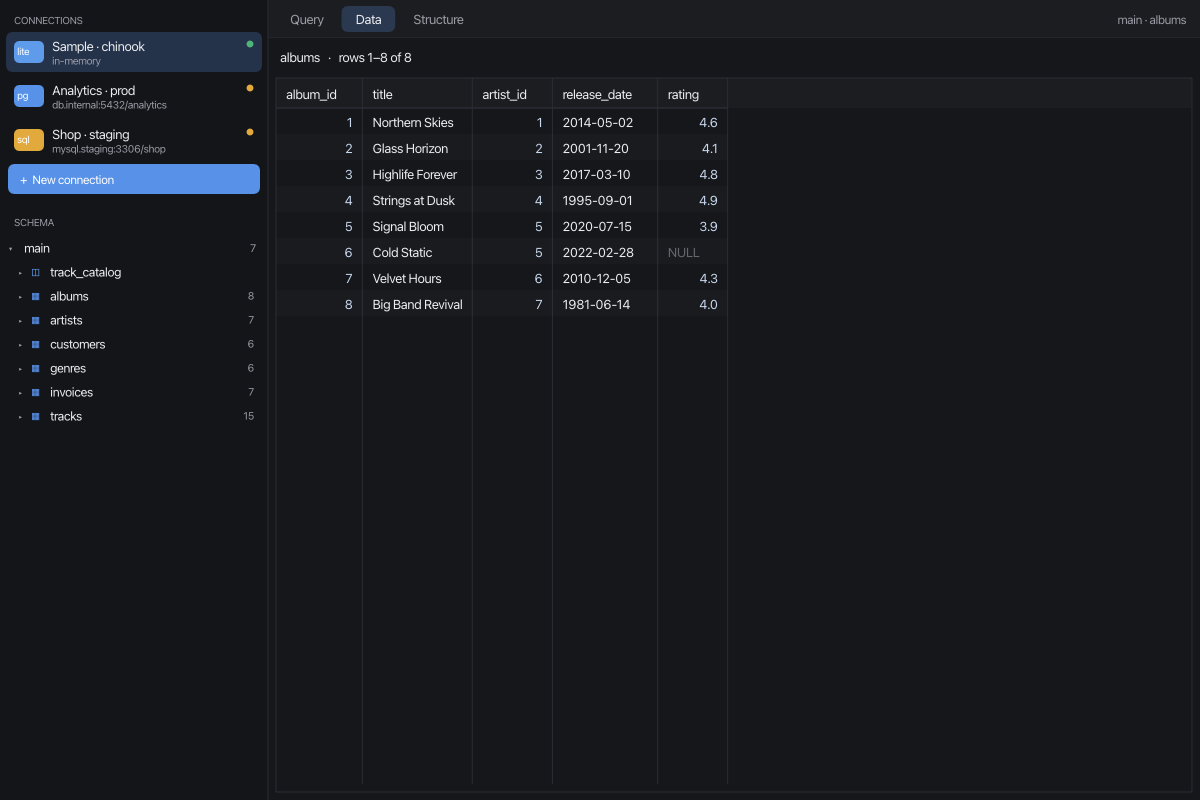
#> input picture .superpowers/app-ui-2026-09-15/task12-db-client/data-populated-1200x800.png, 1200 x 800 px
$ python -i check-film-ending.py   (imports and definitions only)
#> lines starting #> are read from the running program, lines starting #| are printed output that depends on the picture
#!/usr/bin/env python3
"""Read the end of a demo film and say what is actually on the document page.

    python3 scripts/check-film-ending.py <film.mp4>

The film's last beat places one square photograph into a shared document. The
rig that drives the film has reported that beat as passing by reading the
agent's log and the document's CRDT, and has been wrong three times running: a
picture placed twice, a picture left landscape because the crop ran with a null
argument, an editor pane that read "No photograph open" throughout. Every one
of those passed the existing checks, because none of the existing checks looked
at the screen. This one looks at the screen and at nothing else.

It reports, for the final frames:

  * how many distinct placed pictures are on the page  (expected: exactly 1)
  * the aspect ratio of each                           (expected: square +/-5%)

and exits non-zero, with one line saying why, when either expectation fails.

HOW IT MEASURES, AND WHAT IT ASSUMES
------------------------------------
Three steps, each a plain measurement rather than any kind of recognition.

1. *The page.* The document page is the largest near-white region in the frame:
   bright (every channel above `PAGE_MIN_LEVEL`) and unsaturated (channel
   spread below `PAGE_MAX_SPREAD`). The frame is boxed down by `PAGE_SCALE`,
   the biggest connected bright blob is taken, and its edges are then walked
   back out at full resolution. A picture sitting in the page does not split
   the blob, because the page's margins run around it.
     Assumes: a dark desktop, one bright page, and the page being the largest
     bright thing in frame. Fails loudly (exit 2) if no such region exists.

2. *Ink.* Inside the page, the background is the most common near-white colour
   there; a pixel is "ink" if any channel differs from it by more than
   `INK_DELTA`. Measured on the ground-truth film: photograph interior 0.998
   ink, a line of body text 0.096, empty page 0.018.

3. *Pictures.* Ink alone does not separate a picture from a paragraph, so the
   page is cut into `CELL`x`CELL` blocks and a block counts as *solid* only if
   at least `SOLID_FRACTION` of its pixels are ink. Glyph strokes are thin and
   leave their blocks unsolid; a photograph fills its blocks completely. What
   survives is a mask in which a photograph is one dense rectangle and a
   paragraph is a scattering of nothing. Connected components of that mask are
   kept when they are at least `MIN_SIDE` px on a side, at least
   `MIN_PAGE_AREA` of the page, at least `MIN_BBOX_FILL` full inside their own
   bounding box, and textured (luminance stddev over `MIN_TEXTURE`, so a flat
   filled table cell is not mistaken for a photograph). Each survivor's box is
   then re-measured at full resolution, which is what the reported ratios are
   computed from.
     Assumes: a placed picture is a filled rectangle of mostly-non-white pixels
     with some tonal variation, and stacked pictures are separated by at least
     `CELL` px of page. A picture that is itself near-white throughout (snow,
     a blank scan) would be missed - it would be reported as no picture, which
     is a failure, not a pass.

A picture whose box touches the page edge is marked `clipped`: the page is
scrolled, or too short to hold what was placed in it, so its measured height is
only a lower bound. That is itself something wrong with the frame, so a clipped
picture is not excused from the square test.

The last frame is measured, plus two frames shortly before it, and the count
they agree on wins - one frame can catch a caret blink or a half-drawn paste.
Every number is printed, so a human can see whether the measurement itself is
sane before believing the verdict.
"""

from __future__ import annotations

import argparse
import os
import subprocess
import sys
import tempfile
from collections import deque

try:
    from PIL import Image, ImageChops, ImageStat
except ImportError:  # pragma: no cover - environment problem, not a film problem
    sys.stderr.write("check-film-ending: needs Pillow\n")
    raise SystemExit(2)


# --- what "page", "ink" and "picture" mean, in numbers ----------------------

PAGE_SCALE = 4  # frame is boxed down by this before hunting for the page
PAGE_MIN_LEVEL = 190  # every channel above this counts as bright
PAGE_MAX_SPREAD = 40  # ...and this unsaturated
PAGE_EDGE_FRACTION = 0.5  # a page edge is the outermost >=50%-bright line

INK_DELTA = 20  # channel distance from the page background

CELL = 4  # page is diced into CELLxCELL blocks
SOLID_FRACTION = 0.70  # ...and a block is solid at this much ink
MIN_SIDE = 40  # a picture is at least this many px on a side
MIN_PAGE_AREA = 0.005  # ...and this much of the page
MIN_BBOX_FILL = 0.60  # ...and this full inside its own bounding box
MIN_TEXTURE = 4.0  # ...and has at least this much luminance stddev
EDGE_FRACTION = 0.70  # a picture edge is the outermost >=70%-ink line

SQUARE_TOLERANCE = 0.05  # 5%: 0.95 .. 1.05 counts as square
CLIP_TOLERANCE = 3  # px from the page edge that counts as clipped

EXPECTED_PICTURES = 1

EXIT_OK = 0
EXIT_WRONG = 1  # the screen is not what the film's ending claims
EXIT_UNMEASURABLE = 2  # could not measure - no film, no page, no ffmpeg


# --- pixel plumbing ---------------------------------------------------------


def bright_mask(img):
    """0/255 mask of bright, unsaturated pixels - i.e. page, not desktop."""
    r, g, b = img.split()
    low = ImageChops.darker(ImageChops.darker(r, g), b)
    high = ImageChops.lighter(ImageChops.lighter(r, g), b)
    spread = ImageChops.difference(high, low)
    return ImageChops.multiply(
        low.point(lambda v: 255 if v > PAGE_MIN_LEVEL else 0),
        spread.point(lambda v: 255 if v < PAGE_MAX_SPREAD else 0),
    )


# [6 lines left out: function ink_mask, not called in this run]


def flat(img):
    """Pixels of a single-band image as one flat sequence."""
    reader = getattr(img, "get_flattened_data", None) or img.getdata
    return reader()


# [16 lines left out: functions col_means, row_means, not called in this run]


def components(bits, w, h):
    """4-connected components of a 0/1 grid; yields (count, x0, y0, x1, y1)."""
    seen = bytearray(w * h)
    for start in range(w * h):
        if not bits[start] or seen[start]:
            continue
        seen[start] = 1
        queue = deque([start])
        n = 0
        x0 = x1 = start % w
        y0 = y1 = start // w
        while queue:
            i = queue.popleft()
            n += 1
            x, y = i % w, i // w
            if x < x0:
                x0 = x
            if x > x1:
                x1 = x
            if y < y0:
                y0 = y
            if y > y1:
                y1 = y
            if x > 0 and bits[i - 1] and not seen[i - 1]:
                seen[i - 1] = 1
                queue.append(i - 1)
            if x + 1 < w and bits[i + 1] and not seen[i + 1]:
                seen[i + 1] = 1
                queue.append(i + 1)
            if y > 0 and bits[i - w] and not seen[i - w]:
                seen[i - w] = 1
                queue.append(i - w)
            if y + 1 < h and bits[i + w] and not seen[i + w]:
                seen[i + w] = 1
                queue.append(i + w)
        yield n, x0, y0, x1, y1


# --- the three measurements -------------------------------------------------


def find_page(img):
    """Bounding box of the document page, or None."""
    w, h = img.size
    sw, sh = w // PAGE_SCALE, h // PAGE_SCALE
    small = bright_mask(img.resize((sw, sh), Image.BOX))
    bits = bytearray(1 if v else 0 for v in flat(small))
    best = max(components(bits, sw, sh), key=lambda c: c[0], default=None)
    if best is None or best[0] * PAGE_SCALE * PAGE_SCALE < 0.01 * w * h:
        return None

    _, cx0, cy0, cx1, cy1 = best
    # Walk each edge back out at full resolution: coming in from just outside
    # the coarse box, the page starts at the first line that is at least half
    # bright. A picture inside the page never takes a line below half, because
    # the margins to either side of it stay paper.
    full = bright_mask(img)
    reach = PAGE_SCALE * 3
    x0 = max(0, cx0 * PAGE_SCALE - reach)
    y0 = max(0, cy0 * PAGE_SCALE - reach)
    x1 = min(w, (cx1 + 1) * PAGE_SCALE + reach)
    y1 = min(h, (cy1 + 1) * PAGE_SCALE + reach)

    cols = col_means(full, (x0, y0, x1, y1))
    rows = row_means(full, (x0, y0, x1, y1))
    inside_c = [i for i, v in enumerate(cols) if v >= PAGE_EDGE_FRACTION]
    inside_r = [i for i, v in enumerate(rows) if v >= PAGE_EDGE_FRACTION]
    if not inside_c or not inside_r:
        return None
    return (
        x0 + inside_c[0],
        y0 + inside_r[0],
        x0 + inside_c[-1] + 1,
        y0 + inside_r[-1] + 1,
    )


# [111 lines left out: functions page_background, run_around, refine, find_pictures, not called in this run]


def is_square(ratio):
    return max(ratio, 1.0 / ratio) - 1.0 <= SQUARE_TOLERANCE


def measure(path):
    """Measure one frame. Returns a dict, or None if there is no page in it."""
    img = Image.open(path).convert("RGB")
    page_box = find_page(img)
#> in bright_mask, `r, g, b = img.split()`:
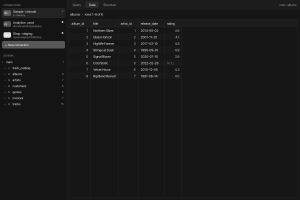
#> r: PIL image 300x200 L; min 20, max 236, mean 24.9
#> in bright_mask, `r, g, b = img.split()`:
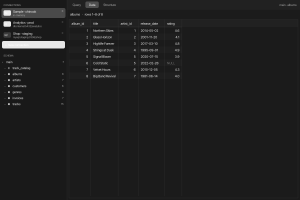
#> b: PIL image 300x200 L; min 25, max 244, mean 31.5
#> in bright_mask, `spread = ImageChops.difference(high, low)`:
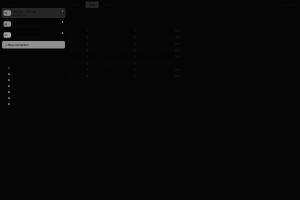
#> spread: PIL image 300x200 L; min 4, max 166, mean 6.8
#> in bright_mask, `return ImageChops.multiply( low.point(lambda v: 255 if v > PAGE_MIN_LE..`: returned value: PIL image 300x200 L; every value is 0
    if page_box is None:
        return None
    pictures, bg = find_pictures(img, page_box)
    if pictures is None:
        return None
    return {"size": img.size, "page": page_box, "bg": bg, "pictures": pictures}


# --- getting the frames out of the film -------------------------------------


# [200 lines left out: functions extract, frame_rate, describe, faults, main, not called in this run]


# [2 lines not run here, left out]

>>> result = measure('../.superpowers/app-ui-2026-09-15/task12-db-client/data-populated-1200x800.png')

$ run again, on .superpowers/app-ui-2026-09-15/task12-db-client/query-populated-480x900.png
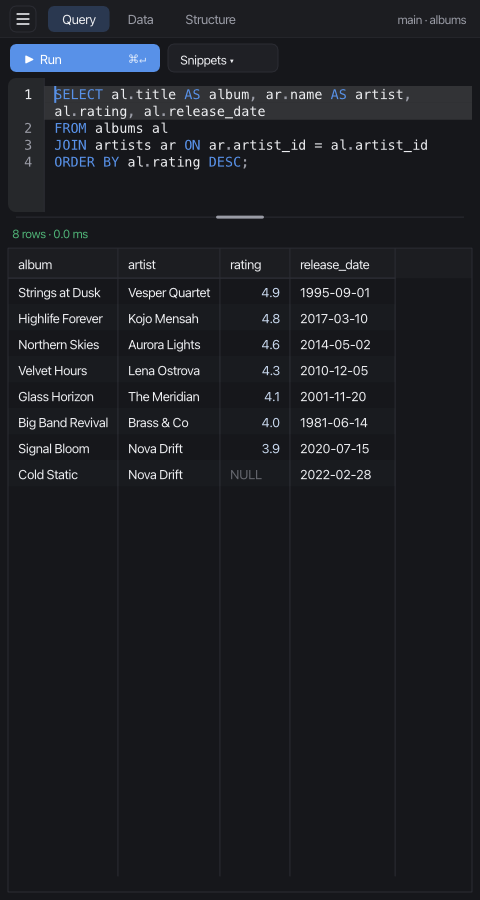
#> input picture .superpowers/app-ui-2026-09-15/task12-db-client/query-populated-480x900.png, 480 x 900 px
#> in bright_mask, `r, g, b = img.split()`:
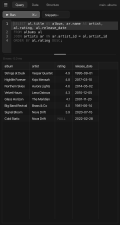
#> r: PIL image 120x225 L; min 22, max 200, mean 29
#> in bright_mask, `spread = ImageChops.difference(high, low)`:
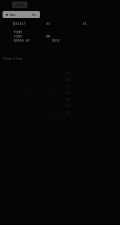
#> spread: PIL image 120x225 L; min 4, max 144, mean 6.8
